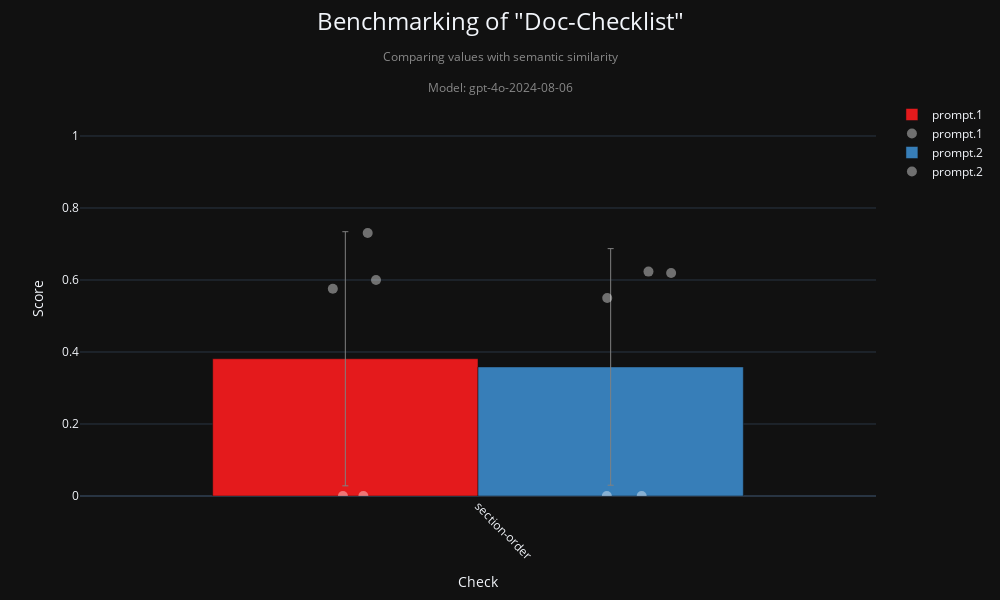

This figure's notebook cell:
### Code cell
fig, df = checklist_visualization(
    "doc-checklist",
    metric="semantic_similarity",
    model=MODEL,
    aggregation_level=0
)
fig.show()

### Figure 1 — Plotly figure (JSON) as saved in the notebook; plotly's stock layout.template omitted (floating-point values rounded to 4 significant figures)
{"data": [{"error_y": {"array": [0.353], "color": "grey", "thickness": 1, "type": "data", "visible": true, "width": 3}, "hoverinfo": "text", "hovertext": ["Check: section-order<br>Average Score: 0.575<br>Prompt: prompt.1<br>Num Points: 5", "Check: section-order<br>Average Score: 0.731<br>Prompt: prompt.1<br>Num Points: 5", "Check: section-order<br>Average Score: 0.000<br>Prompt: prompt.1<br>Num Points: 5", "Check: section-order<br>Average Score: 0.600<br>Prompt: prompt.1<br>Num Points: 5", "Check: section-order<br>Average Score: 0.000<br>Prompt: prompt.1<br>Num Points: 5"], "marker": {"color": "rgb(228,26,28)"}, "name": "prompt.1", "showlegend": true, "type": "bar", "width": 0.3333, "x": [-0.1667], "y": [0.3812]}, {"hovertext": ["10.1038_embor.2009.217", "EMBOJ-2024-119734R", "EMBOR-2025-61250V2", "EMM-2025-21341", "EMM-2025-21532"], "marker": {"color": "white", "line": {"color": "white", "width": 0}, "opacity": 0.4, "size": 10}, "mode": "markers", "name": "prompt.1", "showlegend": true, "type": "scatter", "x": [-0.1824, -0.1386, -0.144, -0.1281, -0.1697], "y": [0.5755, 0.7306, 0.0, 0.6, 0.0]}, {"error_y": {"array": [0.3286], "color": "grey", "thickness": 1, "type": "data", "visible": true, "width": 3}, "hoverinfo": "text", "hovertext": ["Check: section-order<br>Average Score: 0.550<br>Prompt: prompt.2<br>Num Points: 5", "Check: section-order<br>Average Score: 0.623<br>Prompt: prompt.2<br>Num Points: 5", "Check: section-order<br>Average Score: 0.619<br>Prompt: prompt.2<br>Num Points: 5", "Check: section-order<br>Average Score: 0.000<br>Prompt: prompt.2<br>Num Points: 5", "Check: section-order<br>Average Score: 0.000<br>Prompt: prompt.2<br>Num Points: 5"], "marker": {"color": "rgb(55,126,184)"}, "name": "prompt.2", "showlegend": true, "type": "bar", "width": 0.3333, "x": [0.1667], "y": [0.3585]}, {"hovertext": ["10.1038_embor.2009.217", "EMBOJ-2024-119734R", "EMBOR-2025-61250V2", "EMM-2025-21341", "EMM-2025-21532"], "marker": {"color": "white", "line": {"color": "white", "width": 0}, "opacity": 0.4, "size": 10}, "mode": "markers", "name": "prompt.2", "showlegend": true, "type": "scatter", "x": [0.1623, 0.2142, 0.2426, 0.2056, 0.1618], "y": [0.55, 0.6233, 0.6194, 0.0, 0.0]}], "layout": {"barmode": "group", "height": 600, "title": {"font": {"size": 24}, "text": "Benchmarking of \"Doc-Checklist\"<br><span style=\"font-size: 0.5em; color: #888;\">Comparing values with semantic similarity</span><br><span style=\"font-size: 0.5em; color: #888;\">Model: gpt-4o-2024-08-06</span>", "x": 0.5, "y": 0.95}, "width": 1000, "xaxis": {"range": [-0.5, 0.5], "tickangle": 45, "ticktext": ["section-order"], "tickvals": [0], "title": {"text": "Check"}}, "yaxis": {"range": [0, 1.1], "title": {"text": "Score"}}}}
